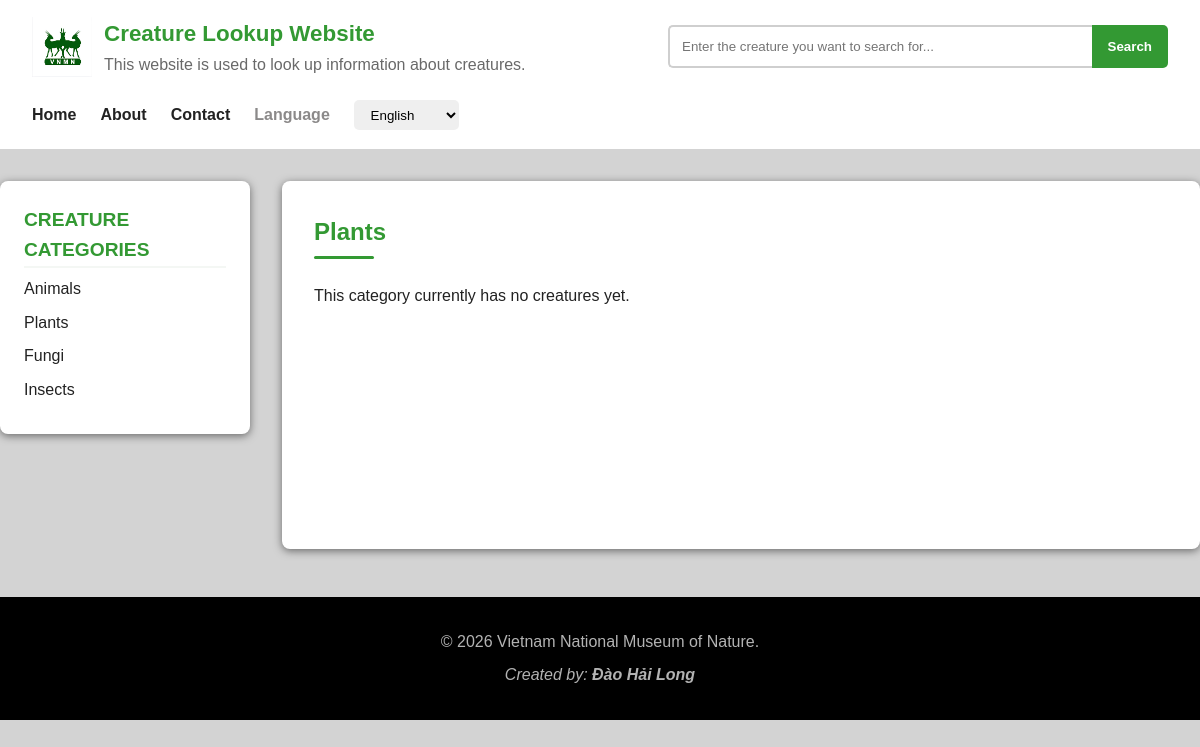
Page /en/creature/plant on the earlier database version.
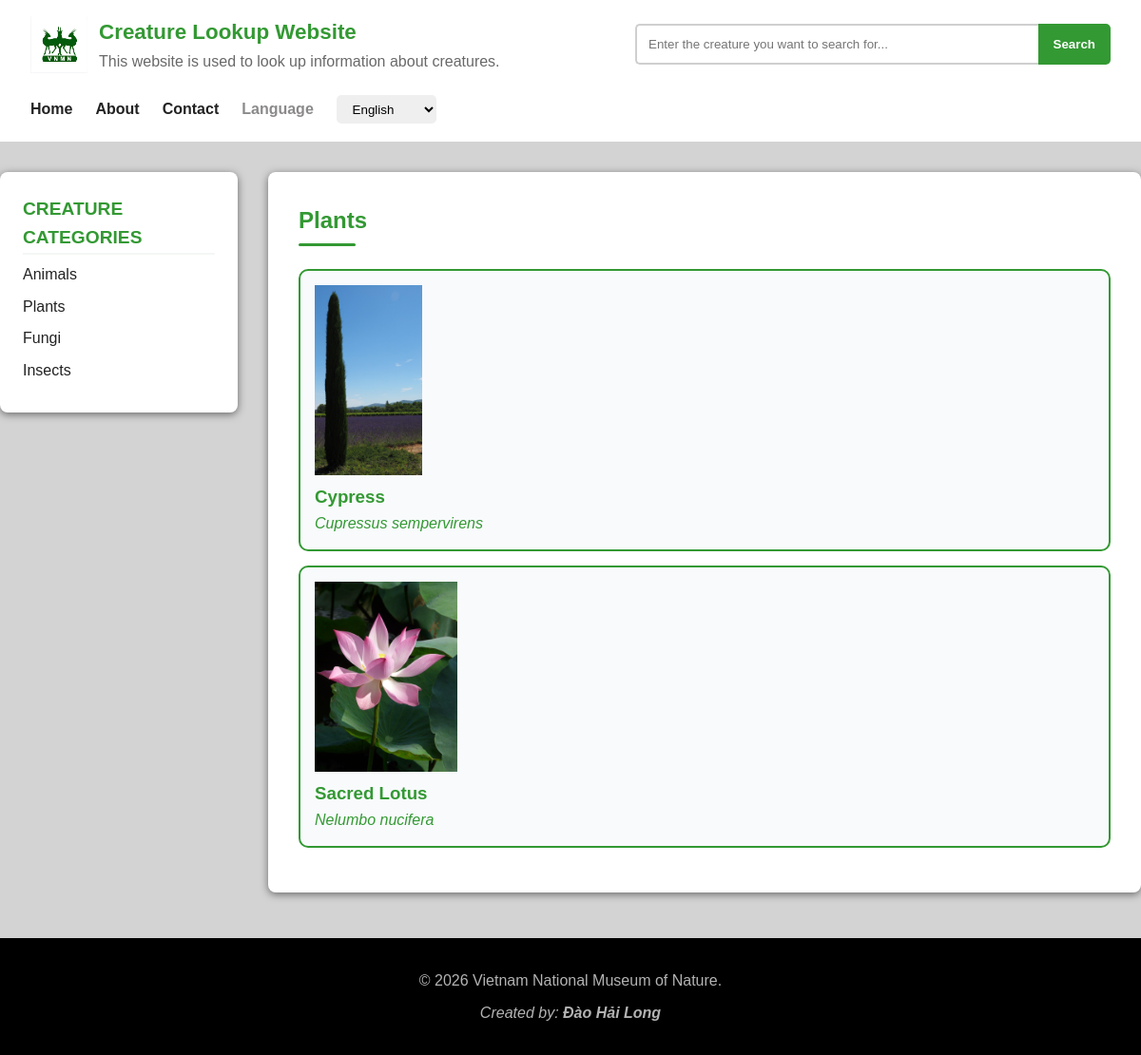
Same page on the later database version.
### tables this page shows
CREATE TABLE images (
    id INTEGER PRIMARY KEY AUTOINCREMENT,
    creature_id INTEGER NOT NULL,
    photo TEXT NOT NULL,
    author VARCHAR(255) NOT NULL,
    license VARCHAR(255) NOT NULL,
    source VARCHAR(255) NOT NULL,
    alt_text TEXT NOT NULL,
    alt_text_en TEXT NOT NULL,

    FOREIGN KEY (creature_id) REFERENCES creatures(id)
);

CREATE TABLE translations (
id INTEGER PRIMARY KEY AUTOINCREMENT,
creature_id INTEGER NOT NULL,
language VARCHAR(2) NOT NULL,
species VARCHAR(255) NOT NULL,
quick_summary TEXT NOT NULL,

FOREIGN KEY (creature_id) REFERENCES creatures(id),
UNIQUE (creature_id, language)
);

CREATE TABLE creatures (
    id INTEGER PRIMARY KEY AUTOINCREMENT,
    category VARCHAR(50) NOT NULL,
    era VARCHAR(50) NOT NULL,
    scientific_name VARCHAR(255) NOT NULL UNIQUE,
    taxonomic_domain VARCHAR(255) NOT NULL,
    taxonomic_kingdom VARCHAR(255) NOT NULL,
    taxonomic_phylum VARCHAR(255) NOT NULL,
    taxonomic_class VARCHAR(255) NOT NULL,
    taxonomic_order VARCHAR(255) NOT NULL,
    taxonomic_family VARCHAR(255) NOT NULL,
    taxonomic_genus VARCHAR(255) NOT NULL
);

### app.py (the view)
@app.route("/en/creature/<category>")
def creature_category_en(category):
    allowed_categories = {
        "animal",
        "plant",
        "fungus",
        "insects"
    }
    if category not in allowed_categories:
        return apology("Category not found.", language="en")
    db = get_db()
    creatures = db.execute("""SELECT creatures.id, translations.species, creatures.scientific_name, images.photo, images.alt_text_en
                                FROM creatures
                                JOIN translations ON translations.creature_id = creatures.id
                                JOIN images ON images.creature_id = creatures.id
                                WHERE creatures.category = ? AND translations.language = 'en'
                                ORDER BY translations.species""", (category,)).fetchall()
    return render_template("en/creature.html", creatures=creatures, category=category, language="en")

### app.py (called while the page is built)
def get_db():
    db = getattr(g, "_database", None)
    if db == None:
        db = g._database = sqlite3.connect("animals.db")
        db.row_factory = sqlite3.Row
    return db

@app.teardown_appcontext
def close_connection(exception):
    db = getattr(g, "_database", None)
    if db != None:
        db.close()

### templates/en/creature.html (shortened to what this page needs)
{% extends 'en/layout2.html' %}
{% block main %}
<section class="main-content">
    {% if category == "animal" %}
        <h2>Animals</h2>
    {% elif category == "plant" %}
        <h2>Plants</h2>
    {% elif category == "fungus" %}
        <h2>Fungi</h2>
    {% elif category == "insects" %}
        <h2>Insects</h2>
    {% endif %}
    {% for creature in creatures %}
        <a href="{{ url_for('creature_info', creature_id=creature['id']) }}" class="animal-link">
            <div class="animals">
                <img src="{{ url_for('static', filename=creature['photo']) }}" alt="{{ creature['alt_text_en'] }}" />
                <h3>{{ creature['species'] }}</h3>
                <p><i>{{ creature['scientific_name'] }}</i></p>
            </div>
        </a>
    {% else %}
        <p>This category currently has no creatures yet.</p>
    {% endfor %}
</section>
{% endblock %}

Differences in the rows shown:
added images: photo (picture), species "Cypress", scientific_name "Cupressus sempervirens"
added images: photo (picture), species "Sacred Lotus", scientific_name "Nelumbo nucifera"
Other differences:
text no longer shown: "This category currently has no creatures yet."
